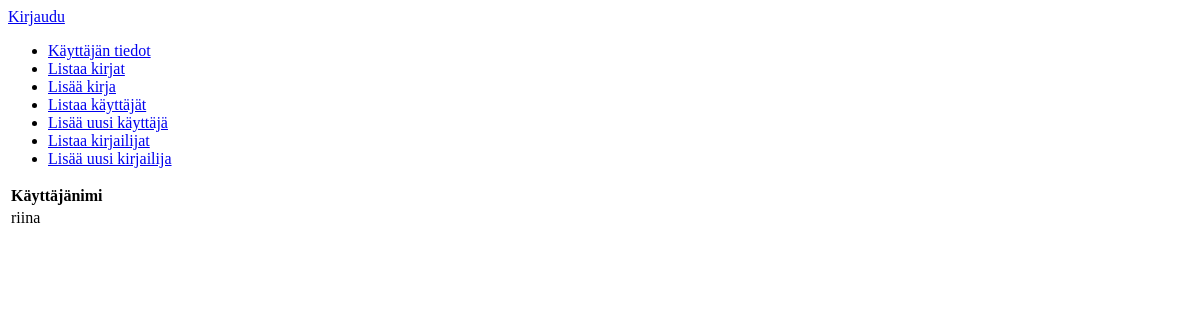
The page /auth/ on the database as committed earlier.
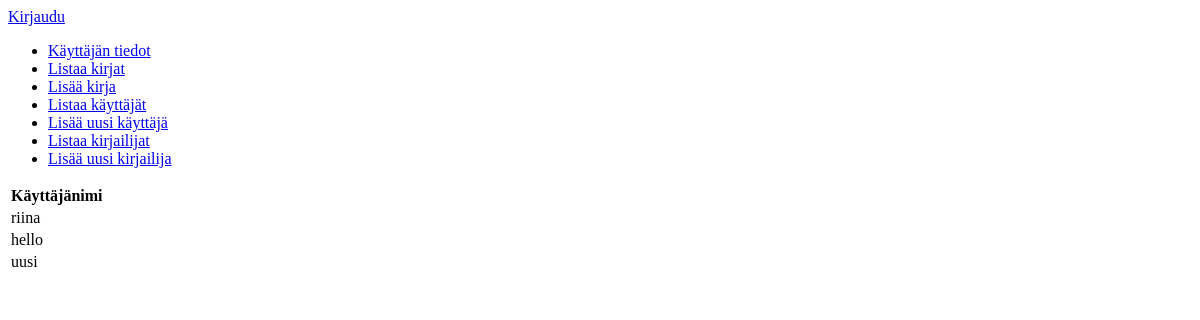
The same page on the database as committed later.
### application/auth/models.py (models this page shows, shortened)
class User(Base):
    __tablename__ = "account"
    name = db.Column(db.String(30), nullable=False)
    username = db.Column(db.String(30), nullable=False)
    password = db.Column(db.String(30), nullable=False)
    mybooks = db.relationship("Book", secondary=users_books,
        backref=db.backref('mybooks', lazy='dynamic'))

### application/auth/views.py (the view)
@app.route("/auth/", methods=["GET"])
def auth_index():
    return render_template("auth/list.html", users=User.query.all())

### application/templates/auth/list.html
{% extends "layout.html" %}
{% block body %}
  <table>
    <tr>
      <th>Käyttäjänimi</th>
    </tr>
    {% for user in users %}
    <tr>
      <td>{{ user.username }}</td>
    </tr>
    {% endfor %}
  </table>
{% endblock %}

Rows that differ between the two databases and show on the page:
added User: username "hello"
added User: username "uusi"
